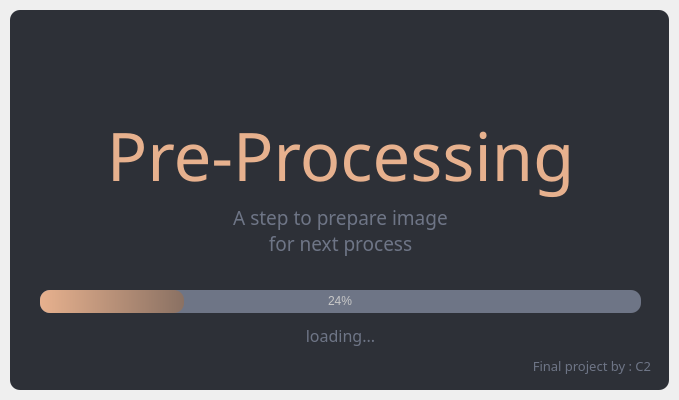
<?xml version="1.0" encoding="UTF-8"?>
<ui version="4.0">
 <class>Loading</class>
 <widget class="QMainWindow" name="Loading">
  <property name="geometry">
   <rect>
    <x>0</x>
    <y>0</y>
    <width>679</width>
    <height>400</height>
   </rect>
  </property>
  <property name="windowTitle">
   <string>MainWindow</string>
  </property>
  <widget class="QWidget" name="centralwidget">
   <layout class="QGridLayout" name="gridLayout">
    <property name="leftMargin">
     <number>10</number>
    </property>
    <property name="topMargin">
     <number>10</number>
    </property>
    <property name="rightMargin">
     <number>10</number>
    </property>
    <property name="bottomMargin">
     <number>10</number>
    </property>
    <item row="0" column="0">
     <widget class="QFrame" name="shadow">
      <property name="styleSheet">
       <string notr="true">QFrame{
	background-color: rgb(45, 48, 55);
	color: rgb(220, 220, 220);
	border-radius: 10px;
}</string>
      </property>
      <property name="frameShape">
       <enum>QFrame::StyledPanel</enum>
      </property>
      <property name="frameShadow">
       <enum>QFrame::Raised</enum>
      </property>
      <widget class="QLabel" name="label_title">
       <property name="geometry">
        <rect>
         <x>0</x>
         <y>10</y>
         <width>661</width>
         <height>181</height>
        </rect>
       </property>
       <property name="font">
        <font>
         <family>Casta</family>
         <pointsize>50</pointsize>
        </font>
       </property>
       <property name="styleSheet">
        <string notr="true">color: #E7B18E;</string>
       </property>
       <property name="text">
        <string>&lt;html&gt;&lt;head/&gt;&lt;body&gt;&lt;p&gt;Pre-Processing&lt;/p&gt;&lt;/body&gt;&lt;/html&gt;</string>
       </property>
       <property name="alignment">
        <set>Qt::AlignBottom|Qt::AlignHCenter</set>
       </property>
      </widget>
      <widget class="QLabel" name="label_desc">
       <property name="geometry">
        <rect>
         <x>0</x>
         <y>190</y>
         <width>661</width>
         <height>61</height>
        </rect>
       </property>
       <property name="font">
        <font>
         <family>Gramatika-Medium</family>
         <pointsize>14</pointsize>
        </font>
       </property>
       <property name="styleSheet">
        <string notr="true">color: rgb(110, 117, 134);</string>
       </property>
       <property name="text">
        <string>A step to prepare image 
for next process</string>
       </property>
       <property name="alignment">
        <set>Qt::AlignCenter</set>
       </property>
      </widget>
      <widget class="QProgressBar" name="progressBar">
       <property name="geometry">
        <rect>
         <x>30</x>
         <y>280</y>
         <width>601</width>
         <height>23</height>
        </rect>
       </property>
       <property name="styleSheet">
        <string notr="true">QProgressBar{
	background-color: rgb(110, 117, 134);
	color: rgb(200, 200, 200);
	border-style: none;
	border-radius:10px;
	text-align: center;
}

QProgressBar::chunk{
	background-color: qlineargradient(spread:pad, x1:0, y1:0.46, x2:1, y2:0.46, stop:0 rgba(231, 177, 142, 255), stop:1 rgba(138, 113, 99, 255));
	border-radius: 10px;
}</string>
       </property>
       <property name="value">
        <number>24</number>
       </property>
      </widget>
      <widget class="QLabel" name="label_loading">
       <property name="geometry">
        <rect>
         <x>0</x>
         <y>310</y>
         <width>661</width>
         <height>31</height>
        </rect>
       </property>
       <property name="font">
        <font>
         <family>Gramatika-Medium</family>
         <pointsize>12</pointsize>
        </font>
       </property>
       <property name="styleSheet">
        <string notr="true">color: rgb(110, 117, 134);</string>
       </property>
       <property name="text">
        <string>loading...</string>
       </property>
       <property name="alignment">
        <set>Qt::AlignCenter</set>
       </property>
      </widget>
      <widget class="QLabel" name="label_credits">
       <property name="geometry">
        <rect>
         <x>20</x>
         <y>340</y>
         <width>621</width>
         <height>31</height>
        </rect>
       </property>
       <property name="font">
        <font>
         <family>Gramatika-Medium</family>
         <pointsize>10</pointsize>
        </font>
       </property>
       <property name="styleSheet">
        <string notr="true">color: rgb(110, 117, 134);</string>
       </property>
       <property name="text">
        <string>Final project by : C2</string>
       </property>
       <property name="alignment">
        <set>Qt::AlignRight|Qt::AlignTrailing|Qt::AlignVCenter</set>
       </property>
      </widget>
     </widget>
    </item>
   </layout>
  </widget>
 </widget>
 <resources/>
 <connections/>
</ui>
